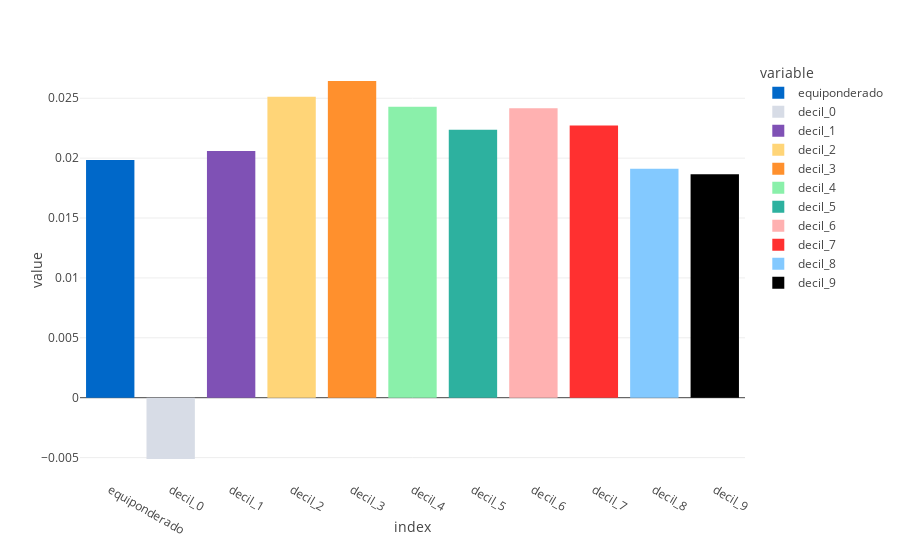

Here is the notebook cell this chart was saved with:
### Code cell
rents_medias = pd.DataFrame(np.diag((df*np.sqrt(12)).mean()),columns = df.columns, index = df.columns)
fig = px.bar(sharpe,color_discrete_sequence=colors)
fig.show()

### Figure 1 — Plotly figure (JSON) as saved in the notebook; plotly's stock layout.template omitted (floating-point values rounded to 4 significant figures)
{"data": [{"alignmentgroup": "True", "hovertemplate": "variable=equiponderado<br>index=%{x}<br>value=%{y}<extra></extra>", "legendgroup": "equiponderado", "marker": {"color": "#0068c9", "pattern": {"shape": ""}}, "name": "equiponderado", "offsetgroup": "equiponderado", "orientation": "v", "showlegend": true, "textposition": "auto", "type": "bar", "x": ["equiponderado", "decil_0", "decil_1", "decil_2", "decil_3", "decil_4", "decil_5", "decil_6", "decil_7", "decil_8", "decil_9"], "xaxis": "x", "y": [0.01984, 0, 0, 0, 0, 0, 0, 0, 0, 0, 0], "yaxis": "y"}, {"alignmentgroup": "True", "hovertemplate": "variable=decil_0<br>index=%{x}<br>value=%{y}<extra></extra>", "legendgroup": "decil_0", "marker": {"color": "#d7dce6", "pattern": {"shape": ""}}, "name": "decil_0", "offsetgroup": "decil_0", "orientation": "v", "showlegend": true, "textposition": "auto", "type": "bar", "x": ["equiponderado", "decil_0", "decil_1", "decil_2", "decil_3", "decil_4", "decil_5", "decil_6", "decil_7", "decil_8", "decil_9"], "xaxis": "x", "y": [0, -0.005119, 0, 0, 0, 0, 0, 0, 0, 0, 0], "yaxis": "y"}, {"alignmentgroup": "True", "hovertemplate": "variable=decil_1<br>index=%{x}<br>value=%{y}<extra></extra>", "legendgroup": "decil_1", "marker": {"color": "#7f51b5", "pattern": {"shape": ""}}, "name": "decil_1", "offsetgroup": "decil_1", "orientation": "v", "showlegend": true, "textposition": "auto", "type": "bar", "x": ["equiponderado", "decil_0", "decil_1", "decil_2", "decil_3", "decil_4", "decil_5", "decil_6", "decil_7", "decil_8", "decil_9"], "xaxis": "x", "y": [0, 0, 0.02059, 0, 0, 0, 0, 0, 0, 0, 0], "yaxis": "y"}, {"alignmentgroup": "True", "hovertemplate": "variable=decil_2<br>index=%{x}<br>value=%{y}<extra></extra>", "legendgroup": "decil_2", "marker": {"color": "#ffd578", "pattern": {"shape": ""}}, "name": "decil_2", "offsetgroup": "decil_2", "orientation": "v", "showlegend": true, "textposition": "auto", "type": "bar", "x": ["equiponderado", "decil_0", "decil_1", "decil_2", "decil_3", "decil_4", "decil_5", "decil_6", "decil_7", "decil_8", "decil_9"], "xaxis": "x", "y": [0, 0, 0, 0.02512, 0, 0, 0, 0, 0, 0, 0], "yaxis": "y"}, {"alignmentgroup": "True", "hovertemplate": "variable=decil_3<br>index=%{x}<br>value=%{y}<extra></extra>", "legendgroup": "decil_3", "marker": {"color": "#ff902d", "pattern": {"shape": ""}}, "name": "decil_3", "offsetgroup": "decil_3", "orientation": "v", "showlegend": true, "textposition": "auto", "type": "bar", "x": ["equiponderado", "decil_0", "decil_1", "decil_2", "decil_3", "decil_4", "decil_5", "decil_6", "decil_7", "decil_8", "decil_9"], "xaxis": "x", "y": [0, 0, 0, 0, 0.02644, 0, 0, 0, 0, 0, 0], "yaxis": "y"}, {"alignmentgroup": "True", "hovertemplate": "variable=decil_4<br>index=%{x}<br>value=%{y}<extra></extra>", "legendgroup": "decil_4", "marker": {"color": "#8af0aa", "pattern": {"shape": ""}}, "name": "decil_4", "offsetgroup": "decil_4", "orientation": "v", "showlegend": true, "textposition": "auto", "type": "bar", "x": ["equiponderado", "decil_0", "decil_1", "decil_2", "decil_3", "decil_4", "decil_5", "decil_6", "decil_7", "decil_8", "decil_9"], "xaxis": "x", "y": [0, 0, 0, 0, 0, 0.02429, 0, 0, 0, 0, 0], "yaxis": "y"}, {"alignmentgroup": "True", "hovertemplate": "variable=decil_5<br>index=%{x}<br>value=%{y}<extra></extra>", "legendgroup": "decil_5", "marker": {"color": "#2db19f", "pattern": {"shape": ""}}, "name": "decil_5", "offsetgroup": "decil_5", "orientation": "v", "showlegend": true, "textposition": "auto", "type": "bar", "x": ["equiponderado", "decil_0", "decil_1", "decil_2", "decil_3", "decil_4", "decil_5", "decil_6", "decil_7", "decil_8", "decil_9"], "xaxis": "x", "y": [0, 0, 0, 0, 0, 0, 0.02238, 0, 0, 0, 0], "yaxis": "y"}, {"alignmentgroup": "True", "hovertemplate": "variable=decil_6<br>index=%{x}<br>value=%{y}<extra></extra>", "legendgroup": "decil_6", "marker": {"color": "#ffb1b1", "pattern": {"shape": ""}}, "name": "decil_6", "offsetgroup": "decil_6", "orientation": "v", "showlegend": true, "textposition": "auto", "type": "bar", "x": ["equiponderado", "decil_0", "decil_1", "decil_2", "decil_3", "decil_4", "decil_5", "decil_6", "decil_7", "decil_8", "decil_9"], "xaxis": "x", "y": [0, 0, 0, 0, 0, 0, 0, 0.02416, 0, 0, 0], "yaxis": "y"}, {"alignmentgroup": "True", "hovertemplate": "variable=decil_7<br>index=%{x}<br>value=%{y}<extra></extra>", "legendgroup": "decil_7", "marker": {"color": "#ff3030", "pattern": {"shape": ""}}, "name": "decil_7", "offsetgroup": "decil_7", "orientation": "v", "showlegend": true, "textposition": "auto", "type": "bar", "x": ["equiponderado", "decil_0", "decil_1", "decil_2", "decil_3", "decil_4", "decil_5", "decil_6", "decil_7", "decil_8", "decil_9"], "xaxis": "x", "y": [0, 0, 0, 0, 0, 0, 0, 0, 0.02273, 0, 0], "yaxis": "y"}, {"alignmentgroup": "True", "hovertemplate": "variable=decil_8<br>index=%{x}<br>value=%{y}<extra></extra>", "legendgroup": "decil_8", "marker": {"color": "#83c9ff", "pattern": {"shape": ""}}, "name": "decil_8", "offsetgroup": "decil_8", "orientation": "v", "showlegend": true, "textposition": "auto", "type": "bar", "x": ["equiponderado", "decil_0", "decil_1", "decil_2", "decil_3", "decil_4", "decil_5", "decil_6", "decil_7", "decil_8", "decil_9"], "xaxis": "x", "y": [0, 0, 0, 0, 0, 0, 0, 0, 0, 0.01912, 0], "yaxis": "y"}, {"alignmentgroup": "True", "hovertemplate": "variable=decil_9<br>index=%{x}<br>value=%{y}<extra></extra>", "legendgroup": "decil_9", "marker": {"color": "#000000", "pattern": {"shape": ""}}, "name": "decil_9", "offsetgroup": "decil_9", "orientation": "v", "showlegend": true, "textposition": "auto", "type": "bar", "x": ["equiponderado", "decil_0", "decil_1", "decil_2", "decil_3", "decil_4", "decil_5", "decil_6", "decil_7", "decil_8", "decil_9"], "xaxis": "x", "y": [0, 0, 0, 0, 0, 0, 0, 0, 0, 0, 0.01865], "yaxis": "y"}], "layout": {"barmode": "relative", "legend": {"title": {"text": "variable"}, "tracegroupgap": 0}, "margin": {"t": 60}, "xaxis": {"anchor": "y", "domain": [0, 1], "title": {"text": "index"}}, "yaxis": {"anchor": "x", "domain": [0, 1], "title": {"text": "value"}}}}
